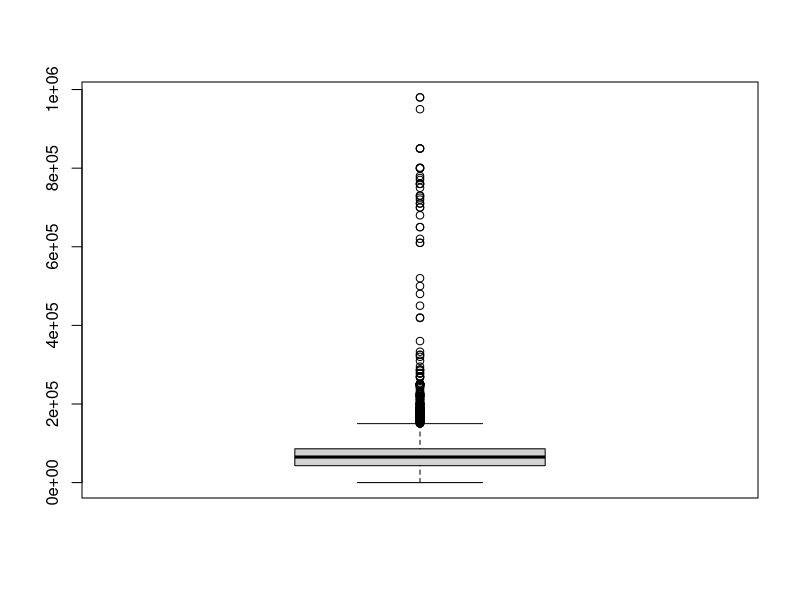
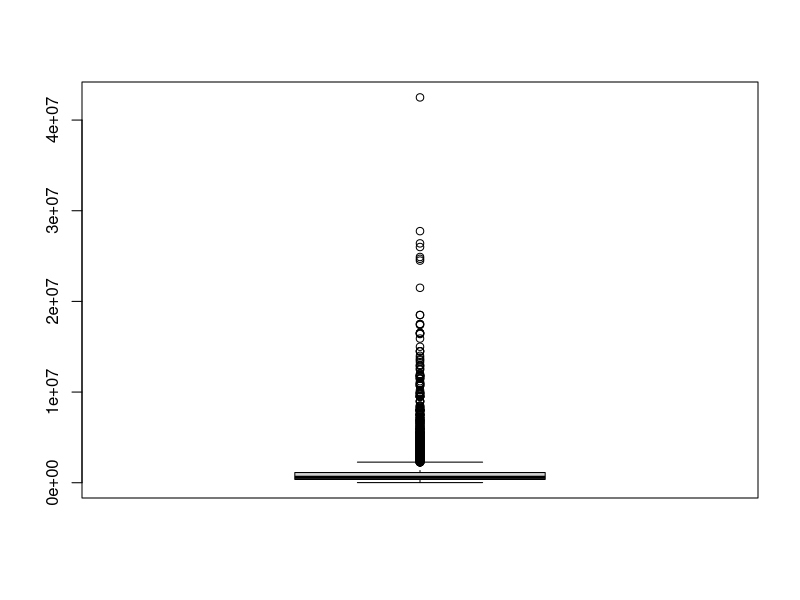

These charts were generated, in order, by the following R code:
#Load data set
data_frame <- read.csv("used_car_dataset.csv")

#Checking data set structure and nulls
str(data_frame)
sum(is.na(data_frame))

#Changing PostedDate column into date format for later analysis
data_frame$PostedDate <- paste0(data_frame$PostedDate, "-15")
data_frame$PostedDate <- as.Date(strptime(data_frame$PostedDate, format="%b-%y-%d"))

#Extracting year from PostedDate
data_frame$PostedYear <- as.integer(format(data_frame$PostedDate, "%Y"))

#Discovering and fixing Age inconsistency isssue
unique(data_frame$Year + data_frame$Age == data_frame$PostedYear)
data_frame$Age = (data_frame$PostedYear - data_frame$Year)

#Checking nominal values
unique(data_frame$Brand)
unique(data_frame$model)
unique(data_frame$Transmission)
unique(data_frame$Owner)
unique(data_frame$FuelType)

#Changing numeric strings into numeric
data_frame$kmDriven = gsub(",", "", data_frame$kmDriven)
data_frame$kmDriven = sub("km", "", data_frame$kmDriven)
data_frame$kmDriven = as.integer(data_frame$kmDriven)

data_frame$AskPrice = gsub(",", "", data_frame$AskPrice)
data_frame$AskPrice = sub("₹", "", data_frame$AskPrice)
data_frame$AskPrice = as.integer(data_frame$AskPrice)

#Fixing numeric data outliers problem
boxplot(data_frame$kmDriven)
kmDriven.Q1 <- quantile(data_frame$kmDriven, 0.25, na.rm = TRUE)
kmDriven.Q3 <- quantile(data_frame$kmDriven, 0.75, na.rm = TRUE)
kmDriven.IQR <- IQR(data_frame$kmDriven, na.rm = TRUE)
data_frame$kmDriven[data_frame$kmDriven < kmDriven.Q1 - 1.5*kmDriven.IQR] = kmDriven.Q1 - 1.5*kmDriven.IQR
data_frame$kmDriven[data_frame$kmDriven > kmDriven.Q3 + 1.5*kmDriven.IQR] = kmDriven.Q3 + 1.5*kmDriven.IQR

boxplot(data_frame$AskPrice)
AskPrice.Q1 <- quantile(data_frame$AskPrice, 0.25, na.rm = TRUE)
AskPrice.Q3 <- quantile(data_frame$AskPrice, 0.75, na.rm = TRUE)
AskPrice.IQR <- IQR(data_frame$AskPrice, na.rm = TRUE)
data_frame$AskPrice[data_frame$AskPrice < AskPrice.Q1 - 1.5*AskPrice.IQR] = AskPrice.Q1 - 1.5*AskPrice.IQR
data_frame$AskPrice[data_frame$AskPrice > AskPrice.Q3 + 1.5*AskPrice.IQR] = AskPrice.Q3 + 1.5*AskPrice.IQR
